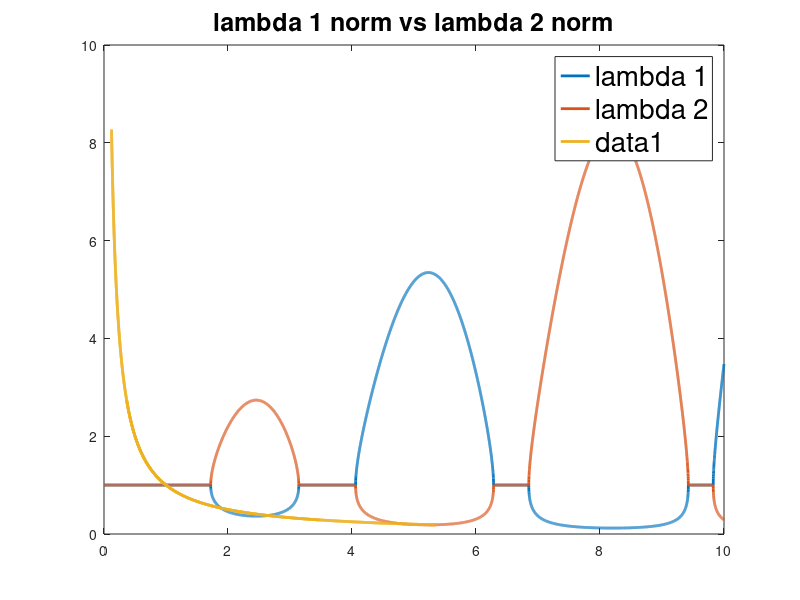

MATLAB code to generate this figure: (Note: this script raises an error after producing the figure.)
%project 4 stability
b = @(h)(h*sin(h)-2*cos(h));
root1 = @(h)((-(b(h))+sqrt((b(h)^2)-4))/2);
root2 = @(h)((-(b(h))-sqrt((b(h)^2)-4))/2);

h = linspace(0,10,10000);
pos_roots = zeros(length(h),1);
neg_roots = zeros(length(h),1);

for step=1:length(h)
    r1 = root1(h(step));
    r2 = root2(h(step));
    
    pos_roots(step) = norm(r1);
    neg_roots(step) = norm(r2);
end

plot(h, pos_roots, 'LineWidth',2,'DisplayName','lambda 1')

hold on
plot(h, neg_roots, 'LineWidth',2,'DisplayName','lambda 2')
legend('FontSize',20)
title("Norms of Eigenvalues for Given Step Sizes",'FontSize',24)

plot(pos_roots, neg_roots, 'LineWidth',2)
title("lambda 1 norm vs lambda 2 norm",'FontSize',18)
yline(1)
xline(1)


    